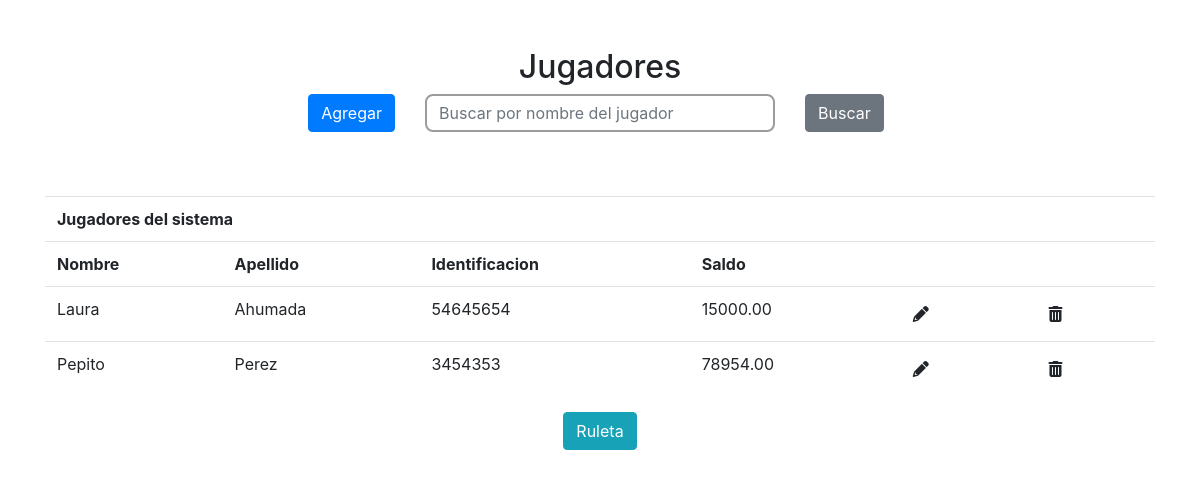
The page /php/jugadores.php on the database its author committed.
### tables this page shows
CREATE TABLE `jugadores` (
  `id` bigint(20) UNSIGNED NOT NULL,
  `nombre` varchar(50) NOT NULL,
  `apellido` varchar(50) NOT NULL,
  `identificacion` varchar(30) NOT NULL,
  `saldo` double(10,2) NOT NULL
);

### modelo/ModeloAbstractoDB.php (called while the page is built, shortened)
<?php
	abstract class ModeloAbstractoDB {
    protected $query;
    private $conexion;
    private function abrir_conexion() {
        $this->conexion = mysqli_connect("localhost","root","","ruleta")
						  or die("Error en la Conexión: ".mysqli_connect_error());
    }
    protected function obtener_resultados_query() {
        $result = mysqli_query($this->conexion,$this->query) or die(mysqli_error($this->conexion) . "  | Query=" . $this->query);
    }
}
?>

### modelo/ModeloJugadores.php (called while the page is built, shortened)
<?php
	require_once('ModeloAbstractoDB.php');
	class model_jugadores extends ModeloAbstractoDB {
		public function lista() {
			$this->query = "SELECT ID, NOMBRE, APELLIDO, IDENTIFICACION, SALDO FROM jugadores;";
			$this->obtener_resultados_query();
			return $this->rows;
		}
	}
?>

### php/jugadores.php (the view, shortened to what this page needs)
<?php
require_once '../modelo/ModeloJugadores.php';
$modusu=new model_jugadores();
$lista=$modusu->lista();
?>
<html>
<head>
	<link rel="stylesheet" type="text/css" href="../assets/css/bootstrap.min.css" />
	<link rel="stylesheet" type="text/css" href="../assets/css/material-icons.css" />
	<link rel="stylesheet" type="text/css" href="https://cdnjs.cloudflare.com/ajax/libs/font-awesome/6.0.0-beta2/css/all.min.css" />
	<link rel="stylesheet" type="text/css" href="../assets/css/estilos.css" />
</head>
<body>
	<div class="container my-5">
		<h2 class="text-center">Jugadores</h2>
		<div class="row">
			<div class="col-lg-4 col-md-4 col-sm-12 text-right">
				<button type="button" class="btn btn-primary" data-toggle="modal" data-target="#addusu" id="btnAgregar">Agregar</button>
			</div>
			<div class="col-lg-4 col-md-4 col-sm-12 text-center">
				<div class="form-group">
					<input type="text" class="form-control" placeholder="Buscar por nombre del jugador" id="txtbuscar" onchange="BuscarJugador();">
				</div>
			</div>
			<div class="col-lg-4 col-md-4 col-sm-12 text-left">
				<button type="button" class="btn btn-secondary" onclick="BuscarJugador();">Buscar</button>
			</div>
		</div>
		<div class="row mY-5">
			<div class="col-lg-12 col-md-12 col-sm-12 text-center">
				<div id="usu" class="table-responsive">
					<table class="table table-hover">
						<tr>
							<th colspan="6">Jugadores del sistema</th>
						</tr>
						<tr>
							<th>Nombre</th>
							<th>Apellido</th>
							<th>Identificacion</th>
							<th>Saldo</th>
							<th></th>
							<th></th>
						</tr>
						<?php for($i=0;$i<count($lista);$i++){?>
						<tr>
							<td><?php echo trim($lista[$i]['NOMBRE'])?></td>
							<td><?php echo trim($lista[$i]['APELLIDO'])?></td>
							<td><?php echo trim($lista[$i]['IDENTIFICACION'])?></td>
							<td><?php echo trim($lista[$i]['SALDO'])?></td>
							<td><i class="fas fa-pencil-alt btn" onclick="DatModUsu(<?php echo "'".trim($lista[$i]['ID'])."'";?>);"></i></td>
							<td><i class="fas fa-trash-alt btn" onclick="EliminarJugador(<?php echo "'".trim($lista[$i]['ID'])."'";?>);"></i></td>
						</tr>
						<?php }?>
					</table>
				</div>
				<button type="button pt-2" class="btn btn-info" onclick="VistaPrincipal();">Ruleta</button>
			</div>
		</div>
    </div>
</body>
</html>

### assets/css/estilos.css (style rules this page uses)
input[type="text"], input[type="password"], input[type="email"], input[type="tel"], input[type="search"], input[type="url"], input[type="number"], select, textarea { -moz-appearance: none; -webkit-appearance: none; -ms-appearance: none; appearance: none; -moz-transition: border-color 0.2s ease-in-out, color 0.2s ease-in-out; -webkit-transition: border-color 0.2s ease-in-out, color 0.2s ease-in-out; -ms-transition: border-color 0.2s ease-in-out, color 0.2s ease-in-out; transition: border-color 0.2s ease-in-out, color 0.2s ease-in-out; color: #3dadef; display: block; width: 100%; padding: 0.65em 0.75em; background: none; border: solid 2px rgba(132, 132, 132, 0.8); color: inherit; border-radius: 0.5em; outline: none; }
input[type="text"], input[type="password"], input[type="email"], input[type="tel"], input[type="search"], input[type="url"], input[type="number"], select { line-height: 1.35em; }

### rows shown on the page
jugadores: nombre "Laura", apellido "Ahumada", identificacion "54645654", saldo "15000.00"
jugadores: nombre "Pepito", apellido "Perez", identificacion "3454353", saldo "78954.00"
